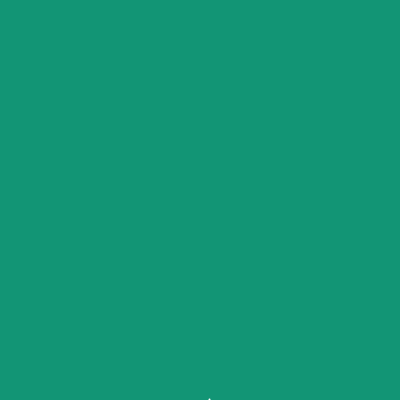
Frame 1 (no input)
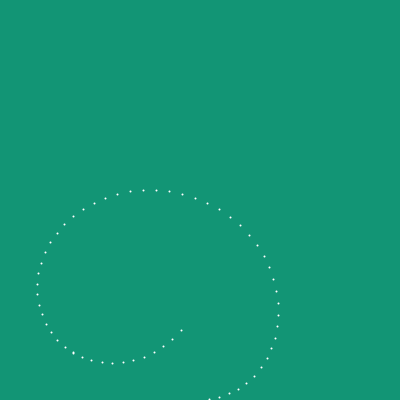
Frame 60 (the mouse pressed at the canvas centre just before this capture)
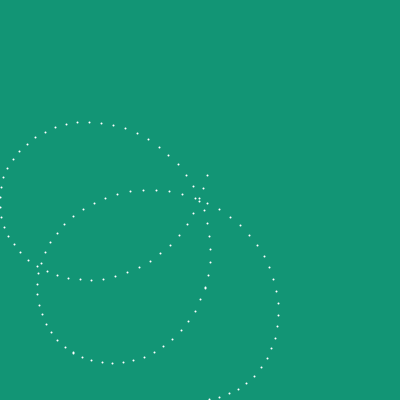
Frame 120 (the mouse held since frame 60 and released just before this capture)

The Processing sketch that drew these frames (run headless with seeded random() and noise(); from frame 60 on, the mouse is pressed at the canvas centre):

// Processing sketch: drawingARose
// ── drawingARose.pde
float k = 1.33;

void setup() {
  size(400, 400);
  background(#129575);
  colorMode(HSB);
  strokeWeight(0.01);
}
void draw() {
  translate(width/2, height/2);
  scale(200, 200);
  float t = frameCount / 20.0;
  float x = cos(k*t) * sin(t);
  float y = cos(k*t) * cos(t); 
  stroke(255);
  point(x, y);
}
